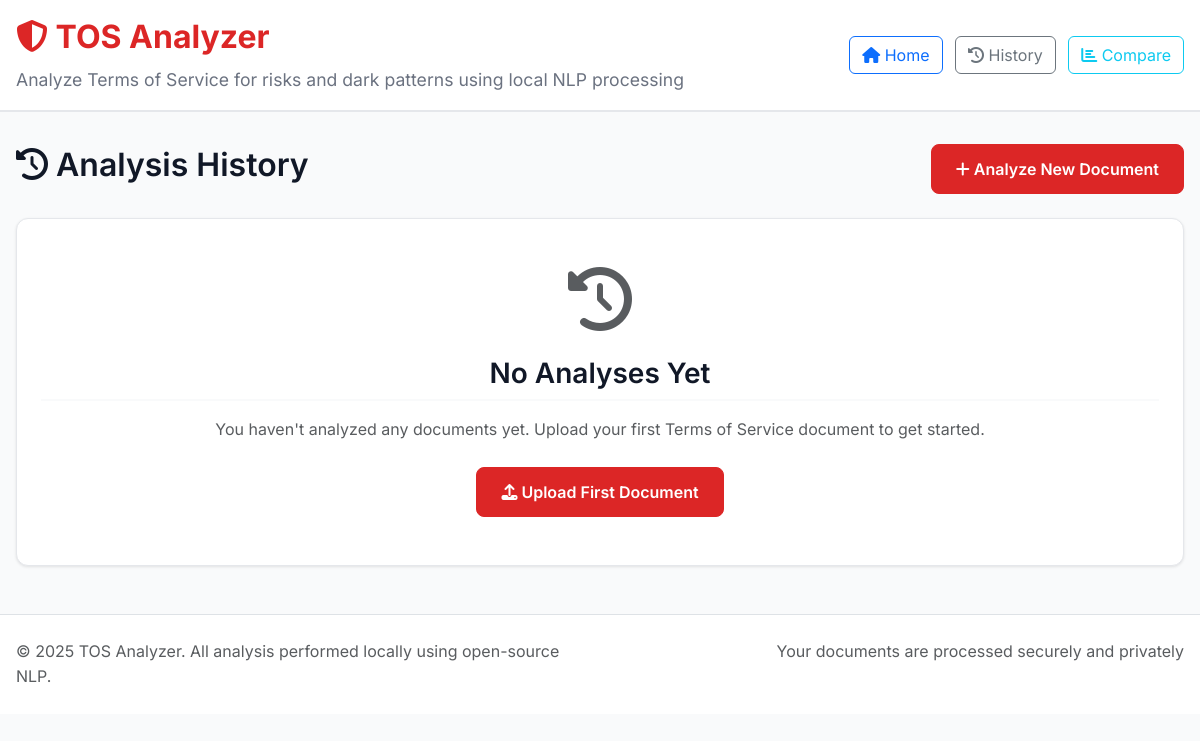
Before: /history with the older database file.
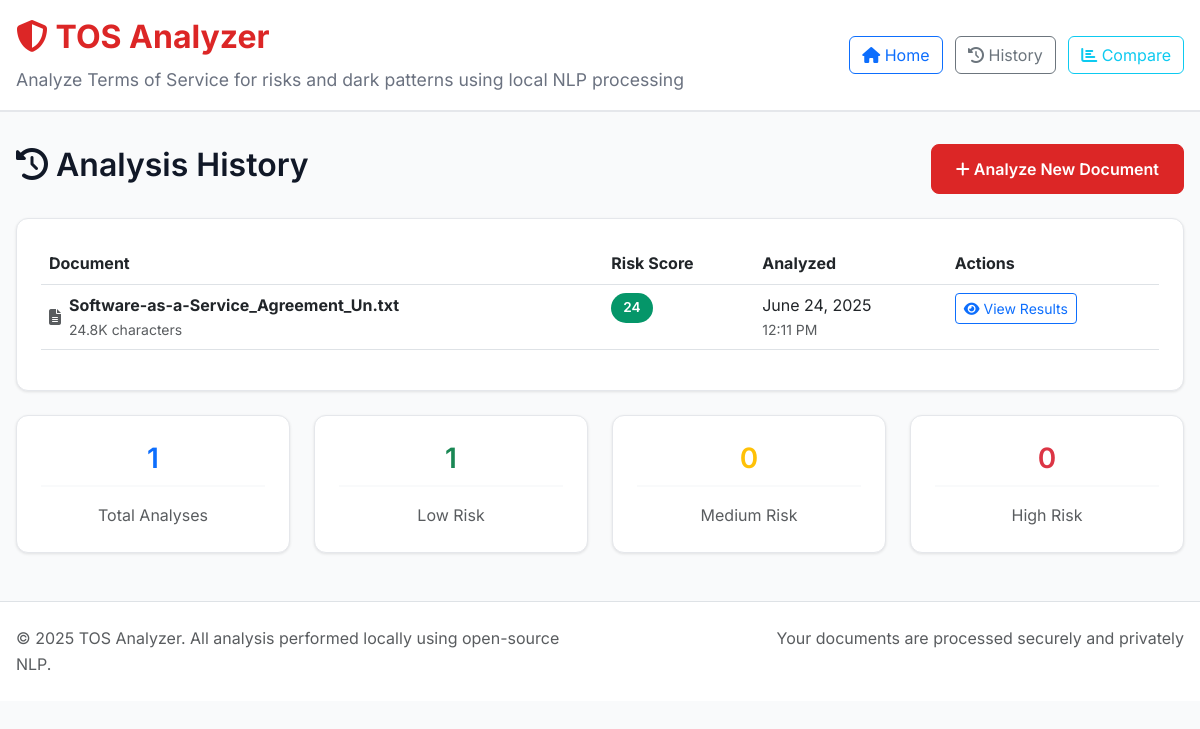
After: the same page with the newer database file.
### models.py (models this page shows, shortened)
class AnalysisResult(db.Model):
    id = db.Column(db.Integer, primary_key=True)
    filename = db.Column(db.String(255), nullable=False)
    file_hash = db.Column(db.String(64), nullable=False)
    risk_score = db.Column(db.Integer, nullable=False)
    transparency_score = db.Column(db.Integer, default=0)
    analysis_data = db.Column(db.Text, nullable=False)  # JSON string
    created_at = db.Column(db.DateTime, default=datetime.utcnow)
    def get_analysis_data(self):
        try:
            return json.loads(self.analysis_data)
        except (json.JSONDecodeError, TypeError):
            return {}

### routes.py (the view)
@app.route('/history')
def history():
    analyses = AnalysisResult.query.order_by(AnalysisResult.created_at.desc()).limit(50).all()
    return render_template('history.html', analyses=analyses)

### templates/history.html (shortened to what this page needs)
{% extends "base.html" %}
{% block content %}
<div class="row">
    <div class="col-12">
        <div class="d-flex justify-content-between align-items-center mb-4">
            <h2>
                <i class="fas fa-history"></i>
                Analysis History
            </h2>
            <a href="{{ url_for('index') }}" class="btn btn-primary">
                <i class="fas fa-plus"></i> Analyze New Document
            </a>
        </div>
        {% if analyses %}
            <div class="analysis-card">
                <div class="table-responsive">
                    <table class="table table-hover">
                        <thead>
                            <tr>
                                <th>Document</th>
                                <th>Risk Score</th>
                                <th>Analyzed</th>
                                <th>Actions</th>
                            </tr>
                        </thead>
                        <tbody>
                            {% for analysis in analyses %}
                            <tr>
                                <td>
                                    <div class="d-flex align-items-center">
                                        <i class="fas fa-file-alt text-muted me-2"></i>
                                        <div>
                                            <strong>{{ analysis.filename }}</strong>
                                            <div class="small text-muted">
                                                {{ "%.1f"|format(analysis.get_analysis_data().text_length / 1000) }}K characters
                                            </div>
                                        </div>
                                    </div>
                                </td>
                                <td>
                                    <span class="score-badge {{ 'low' if analysis.risk_score < 30 else 'medium' if analysis.risk_score < 70 else 'high' }}">
                                        {{ analysis.risk_score }}
                                    </span>
                                </td>
                                <td>
                                    <div>{{ analysis.created_at.strftime('%B %d, %Y') }}</div>
                                    <div class="small text-muted">{{ analysis.created_at.strftime('%I:%M %p') }}</div>
                                </td>
                                <td>
                                    <a href="{{ url_for('results', result_id=analysis.id) }}"
                                       class="btn btn-sm btn-outline-primary">
                                        <i class="fas fa-eye"></i> View Results
                                    </a>
                                </td>
                            </tr>
                            {% endfor %}
                        </tbody>
                    </table>
                </div>
            </div>
            <div class="row mt-4">
                <div class="col-md-3">
                    <div class="analysis-card text-center">
                        <h3 class="text-primary">{{ analyses|length }}</h3>
                        <p class="text-muted mb-0">Total Analyses</p>
                    </div>
                </div>
                <div class="col-md-3">
                    <div class="analysis-card text-center">
                        <h3 class="text-success">{{ analyses|selectattr('risk_score', 'lt', 30)|list|length }}</h3>
                        <p class="text-muted mb-0">Low Risk</p>
                    </div>
                </div>
                <div class="col-md-3">
                    <div class="analysis-card text-center">
                        <h3 class="text-warning">{{ analyses|selectattr('risk_score', 'ge', 30)|selectattr('risk_score', 'lt', 70)|list|length }}</h3>
                        <p class="text-muted mb-0">Medium Risk</p>
                    </div>
                </div>
                <div class="col-md-3">
                    <div class="analysis-card text-center">
                        <h3 class="text-danger">{{ analyses|selectattr('risk_score', 'ge', 70)|list|length }}</h3>
                        <p class="text-muted mb-0">High Risk</p>
                    </div>
                </div>
            </div>
        {% else %}
            <div class="analysis-card text-center py-5">
                <i class="fas fa-history fa-4x text-muted mb-4"></i>
                <h3>No Analyses Yet</h3>
                <p class="text-muted mb-4">
                    You haven't analyzed any documents yet. Upload your first Terms of Service document to get started.
                </p>
                <a href="{{ url_for('index') }}" class="btn btn-primary">
                    <i class="fas fa-upload"></i> Upload First Document
                </a>
            </div>
        {% endif %}
    </div>
</div>
{% endblock %}

### templates/base.html (shortened to what this page needs)
<!DOCTYPE html>
<html lang="en">
<head>
    <link href="https://cdn.jsdelivr.net/npm/bootstrap@5.3.0/dist/css/bootstrap.min.css" rel="stylesheet">
    <link href="https://cdnjs.cloudflare.com/ajax/libs/font-awesome/6.4.0/css/all.min.css" rel="stylesheet">
    <link href="{{ url_for('static', filename='css/style.css') }}" rel="stylesheet">
</head>
<body>
    <header class="main-header">
        <div class="container-fluid">
            <div class="row align-items-center">
                <div class="col-md-8">
                    <h1>
                        <i class="fas fa-shield-alt"></i>
                        TOS Analyzer
                    </h1>
                    <p class="mb-0">
                        Analyze Terms of Service for risks and dark patterns using local NLP processing
                    </p>
                </div>
                <div class="col-md-4 text-end">
                    <nav>
                        <a href="{{ url_for('index') }}" class="btn btn-outline-primary me-2">
                            <i class="fas fa-home"></i> Home
                        </a>
                        <a href="{{ url_for('history') }}" class="btn btn-outline-secondary me-2">
                            <i class="fas fa-history"></i> History
                        </a>
                        <a href="{{ url_for('compare') }}" class="btn btn-outline-info">
                            <i class="fas fa-chart-bar"></i> Compare
                        </a>
                    </nav>
                </div>
            </div>
        </div>
    </header>
    <main class="container-fluid">
        {% block content %}{% endblock %}
    </main>
    <footer class="mt-5 py-4 bg-white border-top">
        <div class="container-fluid">
            <div class="row">
                <div class="col-md-6">
                    <p class="text-muted mb-0">
                        © 2025 TOS Analyzer. All analysis performed locally using open-source NLP.
                    </p>
                </div>
                <div class="col-md-6 text-end">
                    <p class="text-muted mb-0">
                        Your documents are processed securely and privately
                    </p>
                </div>
            </div>
        </div>
    </footer>
</body>
</html>

### static/css/style.css (style rules this page uses)
:root { --color-primary: #DC2626; --color-secondary: #059669; --color-accent: #D97706; --color-background: #F9FAFB; --color-text: #111827; --color-neutral: #6B7280; --font-primary: 'Inter', -apple-system, BlinkMacSystemFont, 'Segoe UI', sans-serif; --font-mono: 'JetBrains Mono', 'Monaco', 'Menlo', monospace; }
* { margin: 0; padding: 0; box-sizing: border-box; }
body { font-family: var(--font-primary); background-color: var(--color-background); color: var(--color-text); line-height: 1.6; }
h1, h2, h3, h4, h5, h6 { font-weight: 600; line-height: 1.3; margin-bottom: 0.5rem; }
.container-fluid { max-width: 1400px; margin: 0 auto; padding: 0 1rem; }
.main-header { background: white; border-bottom: 2px solid #E5E7EB; padding: 1rem 0; margin-bottom: 2rem; }
.main-header h1 { color: var(--color-primary); font-size: 2rem; font-weight: 700; }
.main-header p { color: var(--color-neutral); font-size: 1.1rem; margin-top: 0.5rem; }
.analysis-card { background: white; border-radius: 12px; padding: 1.5rem; box-shadow: 0 1px 3px rgba(0, 0, 0, 0.1); border: 1px solid #E5E7EB; }
.analysis-card h3 { color: var(--color-text); margin-bottom: 1rem; padding-bottom: 0.5rem; border-bottom: 2px solid var(--color-background); }
.btn-primary { background-color: var(--color-primary); border-color: var(--color-primary); font-weight: 600; padding: 0.75rem 1.5rem; border-radius: 8px; transition: all 0.3s ease; }
.score-badge { display: inline-block; padding: 0.25rem 0.75rem; border-radius: 20px; font-weight: 600; font-size: 0.85rem; color: white; }
.score-badge.low { background-color: var(--color-secondary); }
.text-center { text-align: center; }
.mb-0 { margin-bottom: 0; }
.d-flex { display: flex; }
.justify-content-between { justify-content: space-between; }
.align-items-center { align-items: center; }

Changed rows visible on the page:
added AnalysisResult: filename "Software-as-a-Service_Agreement_Un.txt", analysis.get_analysis_data().text_length/1000 "24.8", risk_score "24", created_at "June 24, 2025", created_at "12:11 PM"
Other visible differences:
{{ analyses|length }}: (not shown) → "1"
{{ analyses|selectattr('risk_score', 'lt', 30)|list|length }}: (not shown) → "1"
{{ analyses|selectattr('risk_score', 'ge', 70)|list|length }}: (not shown) → "0"
text no longer shown: "No Analyses Yet You haven't analyzed any documents yet. Upload your first Terms of Service document to get started. Upload First Document"
text now shown: "Document Risk Score Analyzed Actions Total Analyses Low Risk 0 Medium Risk High Risk"
